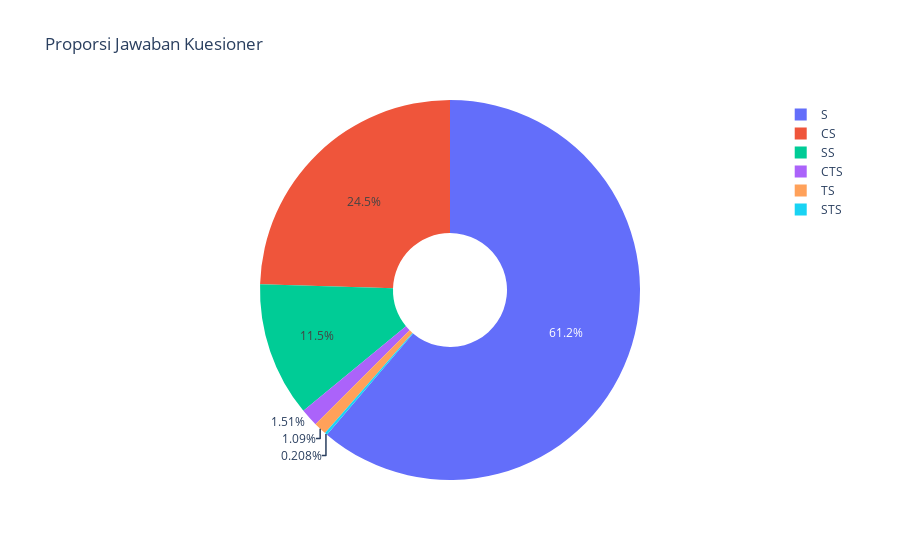

Notebook source saved alongside this figure:
### Markdown cell above
## 2. Pie Chart

### Code cell
pie_data = all_answers["Score"].value_counts().reset_index()
pie_data.columns = ["Score", "Count"]

fig = px.pie(
    pie_data,
    names="Score",
    values="Count",
    hole=0.3,
    title="Proporsi Jawaban Kuesioner"
)
fig.show()

### Figure 1 — Plotly figure (JSON) as saved in the notebook; plotly's stock layout.template omitted (floating-point values rounded to 4 significant figures)
{"data": [{"domain": {"x": [0, 1], "y": [0, 1]}, "hole": 0.3, "hovertemplate": "Score=%{label}<br>Count=%{value}<extra></extra>", "labels": ["S", "CS", "SS", "CTS", "TS", "STS"], "legendgroup": "", "name": "", "showlegend": true, "type": "pie", "values": [1176, 471, 220, 29, 21, 4]}], "layout": {"legend": {"tracegroupgap": 0}, "title": {"text": "Proporsi Jawaban Kuesioner"}}}
